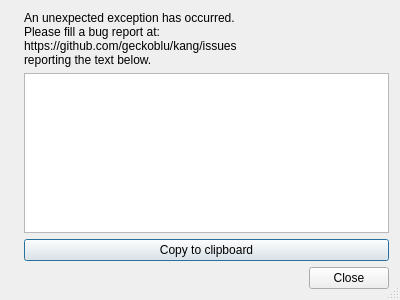
<?xml version="1.0" encoding="UTF-8"?>
<ui version="4.0">
 <class>ReportBugDialogBA</class>
 <widget class="QDialog" name="ReportBugDialogBA">
  <property name="geometry">
   <rect>
    <x>0</x>
    <y>0</y>
    <width>400</width>
    <height>300</height>
   </rect>
  </property>
  <property name="windowTitle">
   <string>ERROR</string>
  </property>
  <property name="sizeGripEnabled">
   <bool>true</bool>
  </property>
  <property name="modal">
   <bool>true</bool>
  </property>
  <layout class="QGridLayout" name="gridLayout">
   <item row="0" column="0">
    <layout class="QGridLayout" name="gridLayout">
     <item row="0" column="0">
      <widget class="QLabel" name="bugIcon">
       <property name="sizePolicy">
        <sizepolicy hsizetype="Preferred" vsizetype="Preferred">
         <horstretch>0</horstretch>
         <verstretch>0</verstretch>
        </sizepolicy>
       </property>
       <property name="text">
        <string/>
       </property>
      </widget>
     </item>
     <item row="0" column="1">
      <widget class="QLabel" name="labelMessage">
       <property name="text">
        <string>An unexpected exception has occurred.
Please fill a bug report at:
https://github.com/geckoblu/kang/issues
reporting the text below.</string>
       </property>
      </widget>
     </item>
     <item row="1" column="1">
      <widget class="QPlainTextEdit" name="textMessage">
       <property name="readOnly">
        <bool>true</bool>
       </property>
       <property name="plainText">
        <string/>
       </property>
      </widget>
     </item>
     <item row="2" column="1">
      <widget class="QPushButton" name="copyButton">
       <property name="text">
        <string>Copy to clipboard</string>
       </property>
       <property name="autoDefault">
        <bool>true</bool>
       </property>
      </widget>
     </item>
    </layout>
   </item>
   <item row="1" column="0">
    <widget class="QDialogButtonBox" name="buttonBox">
     <property name="standardButtons">
      <set>QDialogButtonBox::Close</set>
     </property>
    </widget>
   </item>
  </layout>
  <action name="actionCopyToClipoard">
   <property name="text">
    <string>copyToClipoard</string>
   </property>
   <property name="toolTip">
    <string>Copy to clipboard</string>
   </property>
  </action>
 </widget>
 <layoutdefault spacing="6" margin="11"/>
 <resources/>
 <connections>
  <connection>
   <sender>buttonBox</sender>
   <signal>rejected()</signal>
   <receiver>ReportBugDialogBA</receiver>
   <slot>close()</slot>
   <hints>
    <hint type="sourcelabel">
     <x>199</x>
     <y>277</y>
    </hint>
    <hint type="destinationlabel">
     <x>199</x>
     <y>149</y>
    </hint>
   </hints>
  </connection>
  <connection>
   <sender>copyButton</sender>
   <signal>clicked()</signal>
   <receiver>ReportBugDialogBA</receiver>
   <slot>copyToClipboard()</slot>
   <hints>
    <hint type="sourcelabel">
     <x>232</x>
     <y>243</y>
    </hint>
    <hint type="destinationlabel">
     <x>199</x>
     <y>149</y>
    </hint>
   </hints>
  </connection>
 </connections>
 <slots>
  <slot>copyToClipboard()</slot>
 </slots>
</ui>
